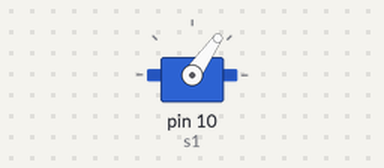
The sketch below on a simulated Arduino Uno, built with avr-gcc and run on an emulated ATmega328P. Shown: servo.

Above: at 0.05 s.
Timing chart, 0 to 4.6 s (numbered marks = the images above):
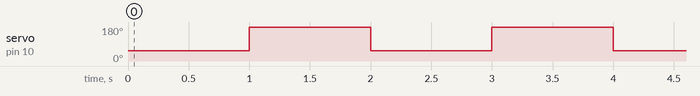

The sketch:

sketch_jul19a.ino
```cpp
#include <Servo.h>
Servo s1;

void setup() {
s1.attach (10,800,1500);
Serial.begin (9600);
}

void loop() {

 s1.write (55);
 delay (1000);
  s1.write (180);
 delay (1000);
}
```

Measured:
- by itself, servo on pin 10 (s1): alternates 180° for 1.0 s and 55° for 1.0 s
